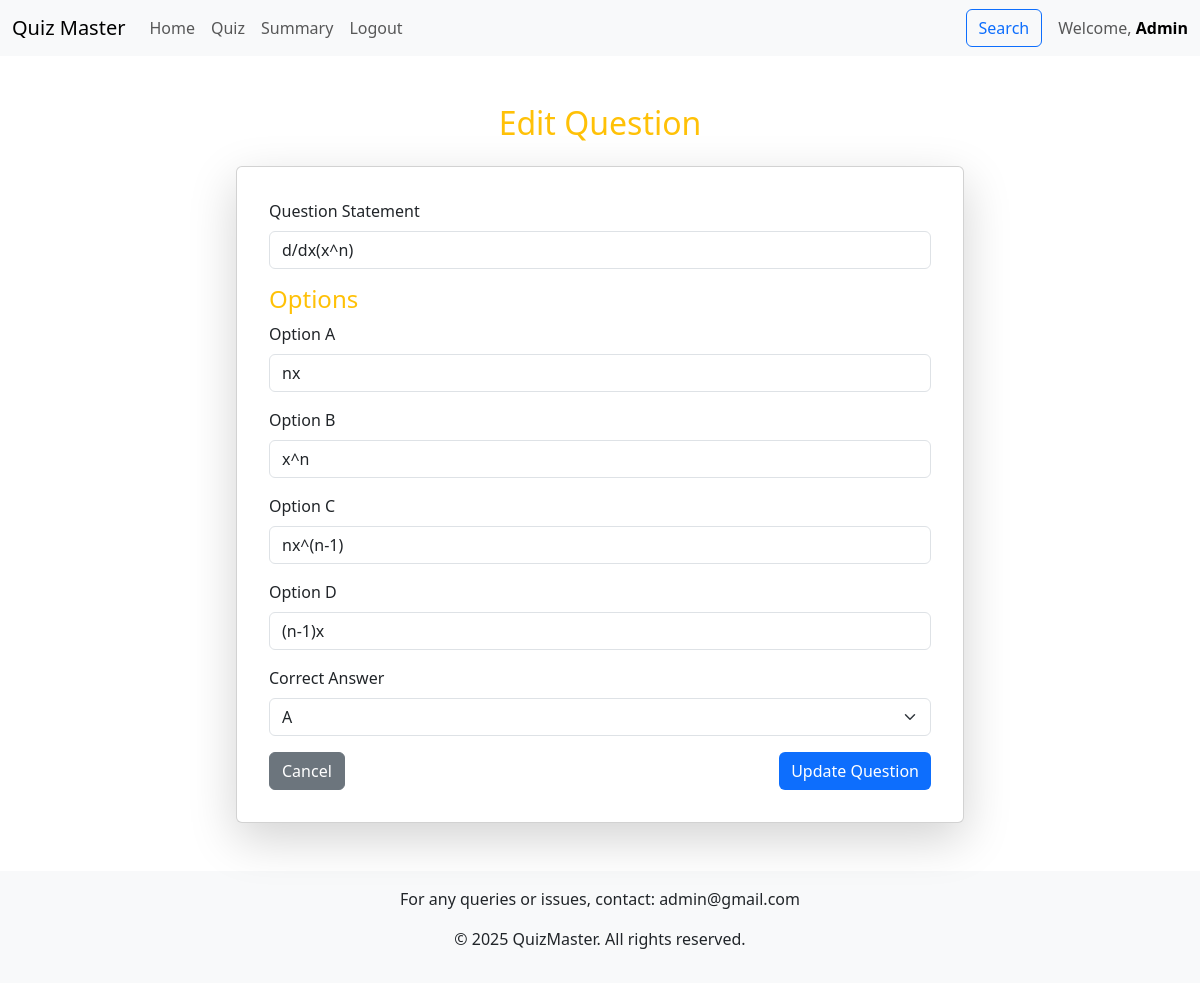
Page /dashboard/quiz_management/edit_question/1 (signed in) on the committed database.
### models.py (models this page shows)
class User(db.Model):
    id = db.Column(db.Integer, primary_key=True)
    username = db.Column(db.String(120), unique=True, nullable=False)
    password_hash = db.Column(db.String(120), nullable=False)
    full_name = db.Column(db.String(100))
    qualification = db.Column(db.String(100))
    dob = db.Column(db.Date)
    role = db.Column(db.Enum("user", "admin", name="user_roles"), default="user",)
    created_at = db.Column(db.DateTime, default=datetime.now(timezone.utc))
    scores = db.relationship('Score', backref='user', lazy=True, cascade="all, delete-orphan")

class Question(db.Model):
    id = db.Column(db.Integer, primary_key=True)
    quiz_id = db.Column(db.Integer, db.ForeignKey('quiz.id'), nullable=False)
    question_statement = db.Column(db.String(255), nullable=False, unique=True)
    option1 = db.Column(db.String(100), nullable=False)
    option2 = db.Column(db.String(100), nullable=False)
    option3 = db.Column(db.String(100), nullable=False)
    option4 = db.Column(db.String(100), nullable=False)
    correct_option = db.Column(db.String(100), nullable=False)

### controllers/controllers_admin.py (the view)
@app.route("/dashboard/quiz_management/edit_question/<int:question_id>", methods=["GET","POST"])
@auth_required
@auth_required_admin
def edit_question(question_id):
     user=User.query.get(session["user_id"])
     question=Question.query.filter_by(id=question_id).first()
     if request.method=="POST":
         question.question_statement=request.form.get("question_statement")
         question.option1=request.form.get("option1")
         question.option2=request.form.get("option2")
         question.option3=request.form.get("option3")
         question.option4=request.form.get("option4")
         question.correct_option=request.form.get("correct_option")
         db.session.commit()
         flash('Question updated successfully!', 'success')
         return redirect(request.referrer)
     else:
        return render_template("edit_question.html",user=user,question=question)

### controllers/controllers_admin.py (called while the page is built)
def auth_required(func):
    @wraps(func)
    def inner(*args, **kwargs):
        if "user_id" in session:
            return func(*args, **kwargs)
        else:
            flash("Please login to continue")
            return redirect(url_for("index"))
    return inner

def auth_required_admin(func):
    @wraps(func)
    def inner(*args, **kwargs):
        user=User.query.get(session["user_id"])
        if user.role=="admin":
            return func(*args, **kwargs)
        else:
            flash("Unauthorised")
            return redirect(url_for("dashboard"))
    return inner

### controllers/controllers_login.py (called while the page is built)
@app.context_processor
def inject_admin_email():
    admin_user = User.query.filter_by(role="admin").first()
    return {"admin_email": admin_user.username}

### templates/edit_question.html (shortened to what this page needs)
{% extends "base.html" %}
{% block content %}
<div class="container mt-5 d-flex flex-column align-items-center">
    <div class="col-md-8">
        <h2 class="text-center text-warning mb-4">Edit Question</h2>
        <div class="card shadow-lg">
            <div class="card-body">
                <form action="{{ url_for('edit_question', question_id=question.id) }}" method="POST">
                    <div class="mb-3">
                        <label for="question_statement" class="form-label">Question Statement</label>
                        <input type="text" id="question_statement" name="question_statement"
                               class="form-control" value="{{ question.question_statement }}" required>
                    </div>
                    <h4 class="text-primary">Options</h4>
                    <div class="mb-3">
                        <label for="option1" class="form-label">Option A</label>
                        <input type="text" id="option1" name="option1" class="form-control"
                               value="{{ question.option1 }}" required>
                    </div>
                    <div class="mb-3">
                        <label for="option2" class="form-label">Option B</label>
                        <input type="text" id="option2" name="option2" class="form-control"
                               value="{{ question.option2 }}" required>
                    </div>
                    <div class="mb-3">
                        <label for="option3" class="form-label">Option C</label>
                        <input type="text" id="option3" name="option3" class="form-control"
                               value="{{ question.option3 }}" required>
                    </div>
                    <div class="mb-3">
                        <label for="option4" class="form-label">Option D</label>
                        <input type="text" id="option4" name="option4" class="form-control"
                               value="{{ question.option4 }}" required>
                    </div>
                    <div class="mb-3">
                        <label for="correct_option" class="form-label">Correct Answer</label>
                        <select id="correct_option" name="correct_option" class="form-select" required>
                            <option value="1" {% if question.correct_option == "A" %}selected{% endif %}>A</option>
                        </select>
                    </div>
                    <div class="d-flex justify-content-between">
                        <a href="{{ url_for('dashboard') }}" class="btn btn-secondary">Cancel</a>
                        <button type="submit" class="btn btn-primary">Update Question</button>
                    </div>
                </form>
            </div>
        </div>
    </div>
</div>
{% endblock %}

### templates/base.html (shortened to what this page needs)
<!DOCTYPE html>
<html lang="en">
<head>
    <link href="https://cdn.jsdelivr.net/npm/bootstrap@5.3.0-alpha1/dist/css/bootstrap.min.css" rel="stylesheet">
    <link href="../static/styles/styles.css" rel="stylesheet">
</head>
<body class="d-flex flex-column min-vh-100">
    {% include 'navbar.html' with context %}
    <div class="container flex-grow-1 d-flex flex-column"">
        {% block content %}
        {% endblock %}
    </div>
    <footer class="text-center mt-5 p-3 bg-light">
        <p>For any queries or issues, contact: {{admin_email}}</p>
        <p>&copy; 2025 QuizMaster. All rights reserved.</p>
    </footer>
</body>
</html>

### templates/navbar.html (shortened to what this page needs)
<nav class="navbar navbar-expand-lg navbar-light bg-light">
    <div class="container-fluid">
        <a class="navbar-brand" href="/">Quiz Master</a>
        <div class="collapse navbar-collapse" id="navbarNav">
            <ul class="navbar-nav me-auto">
                {% if 'user_id' in session %}
                <li class="nav-item">
                    <a class="nav-link" href="/dashboard">Home</a>
                </li>
                {% if user.role=="user" %}
                <li class="nav-item">
                    <a class="nav-link" href="/dashboard/scores/{{user.id}}">Scores</a>
                </li>
                {% else %}
                <li class="nav-item">
                    <a class="nav-link" href="/dashboard/quiz_management">Quiz</a>
                </li>
                {% endif %}
                <li class="nav-item">
                    <a class="nav-link" href="/summary">Summary</a>
                </li>
                <li class="nav-item">
                    <a class="nav-link" href="/logout">Logout</a>
                </li>
                {% endif %}
            </ul>
            {% if 'user_id' in session %}
            <div class="d-flex align-items-center">
                <a class="nav-link me-3" href="/search">
                    <button class="btn btn-outline-primary">Search</button>
                </a>
                <span class="navbar-text">
                    Welcome, <a class="fw-bold text-decoration-none" href="/profile">{{ user.role | capitalize }}</a>
                </span>
            </div>
            {% endif %}
        </div>
    </div>
</nav>

### static/styles/styles.css (style rules this page uses)
.card { transition: transform 0.2s ease; }
.btn-primary { border: none; transition: all 0.3s ease; }
.text-primary { color: #FFC107 !important; }
.card { width: 100%; word-wrap: break-word; overflow-wrap: break-word; padding: 1rem; }

### rows in the picture
User: role "Admin", username "admin@gmail.com"
Question: question_statement "d/dx(x^n)", option1 "nx", option2 "x^n", option3 "nx^(n-1)", option4 "(n-1)x"
